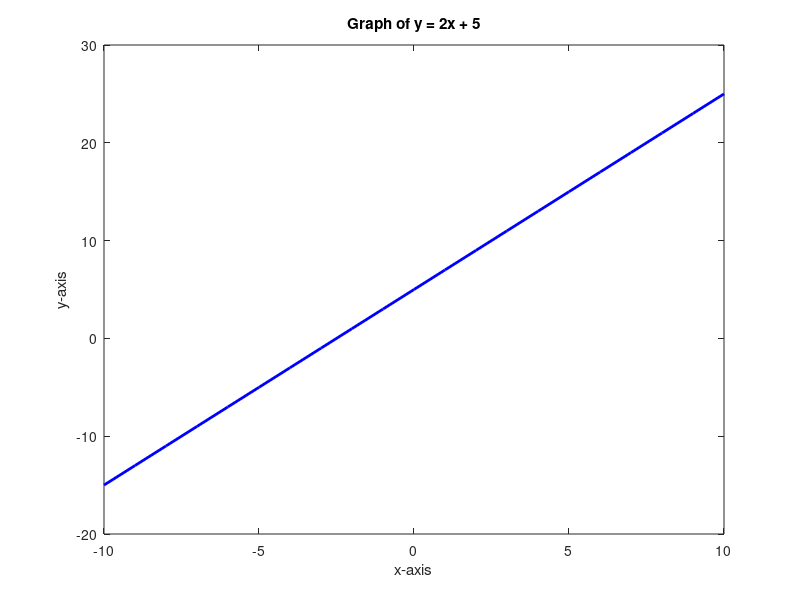

Here is the MATLAB script that generated this plot:
% Q.1. Plot a simple 2D line graph for the equation y=2x+5, where x ranges from -10 to 10.
x = [-10: 10]
y = 2*x + 5

plot(x, y, 'b', 'LineWidth', 2);

xlabel('x-axis');
ylabel('y-axis');
title('Graph of y = 2x + 5');
